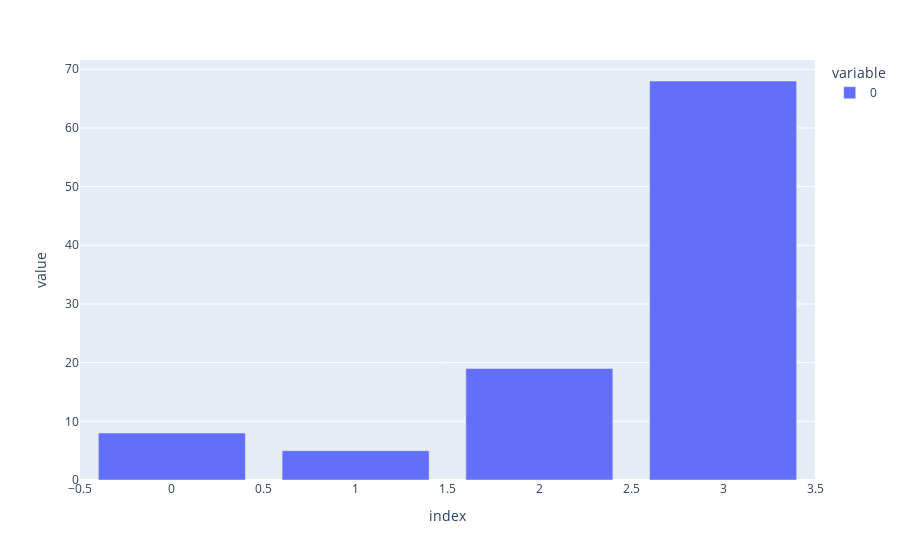

This figure's notebook cell:
### Code cell
px.bar(tccpy.tcc(familiarity.to_numpy().ravel(), 100))

### Figure 1 — Plotly figure (JSON) as saved in the notebook; plotly's stock layout.template omitted (floating-point values rounded to 4 significant figures)
{"data": [{"hovertemplate": "variable=0<br>index=%{x}<br>value=%{y}<extra></extra>", "legendgroup": "0", "marker": {"color": "#636efa", "pattern": {"shape": ""}}, "name": "0", "orientation": "v", "showlegend": true, "textposition": "auto", "type": "bar", "x": [0, 1, 2, 3], "xaxis": "x", "y": [8, 5, 19, 68], "yaxis": "y"}], "layout": {"barmode": "relative", "legend": {"title": {"text": "variable"}, "tracegroupgap": 0}, "margin": {"t": 60}, "xaxis": {"anchor": "y", "domain": [0, 1], "title": {"text": "index"}}, "yaxis": {"anchor": "x", "domain": [0, 1], "title": {"text": "value"}}}}
